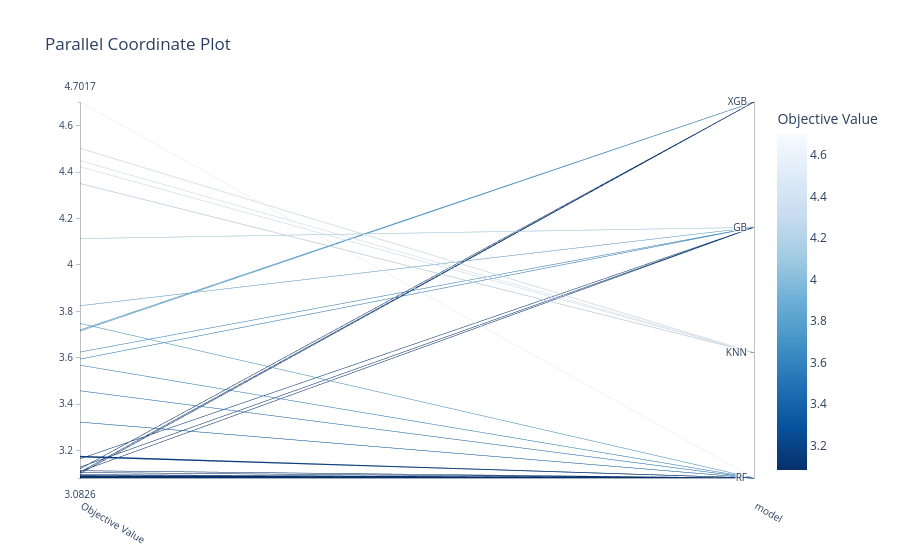

Write notebook code for a chart like this one.
### Code cell
# partial coord plot

optuna.visualization.plot_parallel_coordinate(study,params=["model"])

### Figure 1 — Plotly figure (JSON) as saved in the notebook; plotly's stock layout.template omitted (floating-point values rounded to 4 significant figures)
{"data": [{"dimensions": [{"label": "Objective Value", "range": [3.083, 4.702], "values": [3.093, 4.449, 3.13, 3.625, 4.35, 3.089, 4.702, 3.824, 3.108, 3.594, 3.114, 3.09, 3.089, 3.091, 3.715, 3.088, 3.089, 3.083, 4.503, 3.102, 3.106, 3.087, 3.083, 3.085, 3.177, 3.175, 3.085, 4.501, 3.72, 3.748, 3.09, 3.085, 3.097, 3.568, 3.083, 3.165, 4.351, 3.458, 3.088, 4.113, 4.423, 3.083, 3.083, 3.173, 3.088, 3.085, 3.111, 3.122, 3.323, 3.088]}, {"label": "model", "range": [0, 3], "ticktext": ["RF", "KNN", "GB", "XGB"], "tickvals": [0, 1, 2, 3], "values": [0, 1, 2, 2, 1, 0, 0, 2, 3, 2, 0, 0, 0, 0, 3, 0, 0, 0, 1, 3, 0, 0, 0, 0, 0, 0, 0, 1, 3, 0, 0, 0, 0, 0, 0, 2, 1, 0, 0, 2, 1, 0, 0, 0, 0, 0, 2, 3, 0, 0]}], "labelangle": 30, "labelside": "bottom", "line": {"color": [3.093, 4.449, 3.13, 3.625, 4.35, 3.089, 4.702, 3.824, 3.108, 3.594, 3.114, 3.09, 3.089, 3.091, 3.715, 3.088, 3.089, 3.083, 4.503, 3.102, 3.106, 3.087, 3.083, 3.085, 3.177, 3.175, 3.085, 4.501, 3.72, 3.748, 3.09, 3.085, 3.097, 3.568, 3.083, 3.165, 4.351, 3.458, 3.088, 4.113, 4.423, 3.083, 3.083, 3.173, 3.088, 3.085, 3.111, 3.122, 3.323, 3.088], "colorbar": {"title": {"text": "Objective Value"}}, "colorscale": [[0, "rgb(247,251,255)"], [0.125, "rgb(222,235,247)"], [0.25, "rgb(198,219,239)"], [0.375, "rgb(158,202,225)"], [0.5, "rgb(107,174,214)"], [0.625, "rgb(66,146,198)"], [0.75, "rgb(33,113,181)"], [0.875, "rgb(8,81,156)"], [1, "rgb(8,48,107)"]], "reversescale": true, "showscale": true}, "type": "parcoords"}], "layout": {"title": {"text": "Parallel Coordinate Plot"}}}
